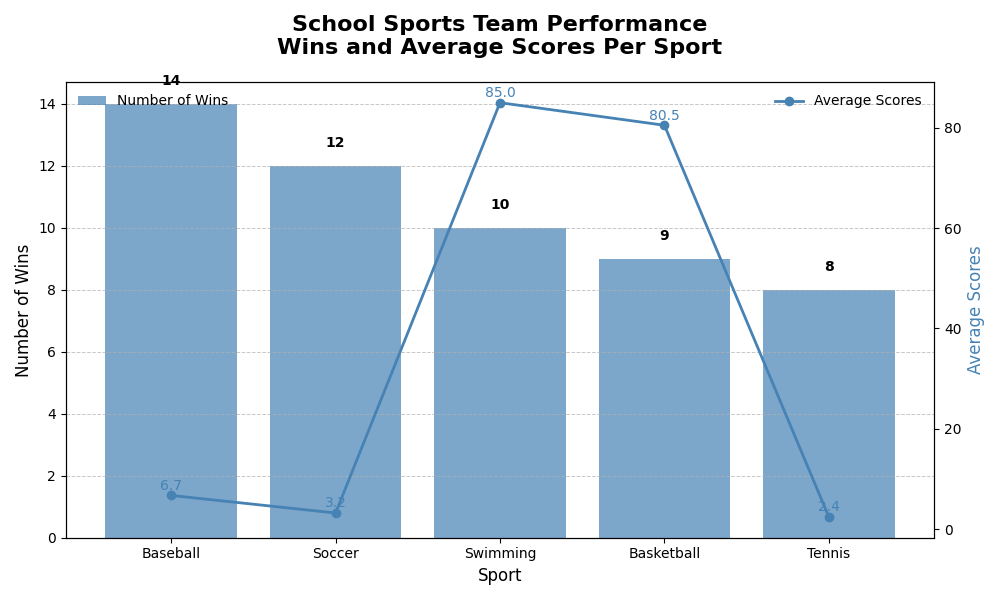

This figure's Python source:
import matplotlib.pyplot as plt

# Define sports categories and associated data
sports = ['Soccer', 'Basketball', 'Baseball', 'Tennis', 'Swimming']
wins = [12, 9, 14, 8, 10]
avg_scores = [3.2, 80.5, 6.7, 2.4, 85.0]

# Sort data by the number of wins in descending order
sorted_indices = sorted(range(len(wins)), key=lambda i: wins[i], reverse=True)
sports_sorted = [sports[i] for i in sorted_indices]
wins_sorted = [wins[i] for i in sorted_indices]
avg_scores_sorted = [avg_scores[i] for i in sorted_indices]

# Create the figure and axis
fig, ax1 = plt.subplots(figsize=(10, 6))

# Bar chart for number of wins
bars = ax1.bar(sports_sorted, wins_sorted, color='#4682B4', alpha=0.7)

# Line plot for average scores
ax2 = ax1.twinx()
ax2.plot(sports_sorted, avg_scores_sorted, color='#4682B4', marker='o', linestyle='-', linewidth=2)

# Title and labels
ax1.set_title('School Sports Team Performance\nWins and Average Scores Per Sport', fontsize=16, fontweight='bold', pad=20)
ax1.set_xlabel('Sport', fontsize=12)
ax1.set_ylabel('Number of Wins', fontsize=12)
ax2.set_ylabel('Average Scores', fontsize=12, color='#4682B4')

# Annotating each bar with the number of wins
for bar in bars:
    yval = bar.get_height()
    ax1.text(bar.get_x() + bar.get_width() / 2, yval + 0.5, int(yval), ha='center', va='bottom', fontsize=10, fontweight='bold')

# Annotating each point with the average score
for i, value in enumerate(avg_scores_sorted):
    ax2.text(i, value + 0.5, f'{value}', color='#4682B4', fontsize=10, ha='center', va='bottom')

# Gridlines for readability
ax1.yaxis.grid(True, linestyle='--', linewidth=0.7, alpha=0.7)

# Legends
ax1.legend(['Number of Wins'], loc='upper left', frameon=False)
ax2.legend(['Average Scores'], loc='upper right', frameon=False)

# Adjust layout
plt.tight_layout()

# Display the plot
plt.show()
